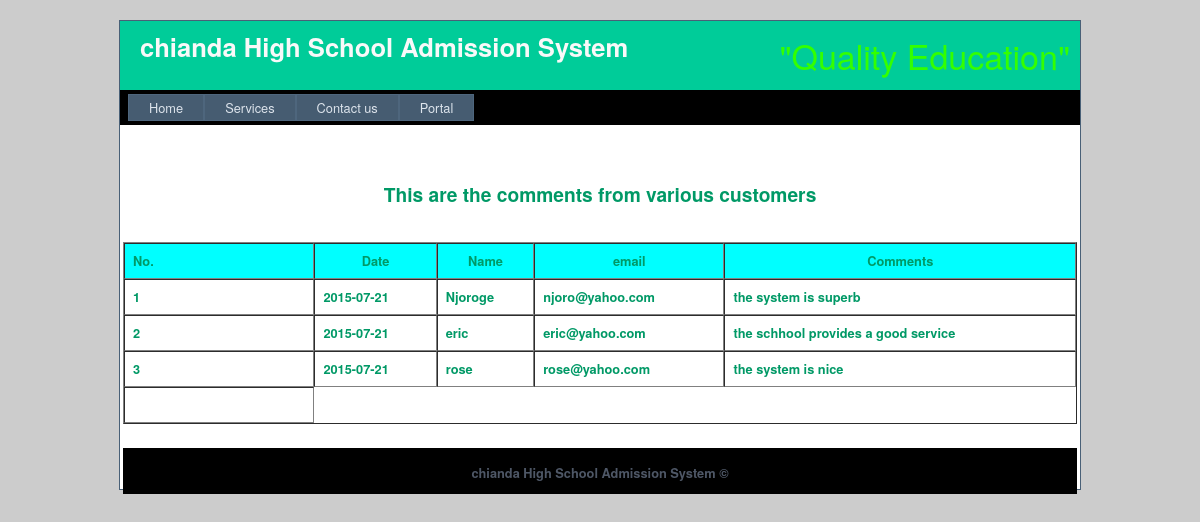
Page /adm/display_comments.php on the committed database.
### tables this page shows
CREATE TABLE IF NOT EXISTS `heading` (
  `id` int(255) NOT NULL AUTO_INCREMENT,
  `heading` varchar(255) NOT NULL,
  PRIMARY KEY (`id`)
);

CREATE TABLE IF NOT EXISTS `comments` (
  `id` int(10) NOT NULL AUTO_INCREMENT,
  `name` varchar(25) NOT NULL,
  `email` varchar(25) NOT NULL,
  `comment` varchar(255) NOT NULL,
  PRIMARY KEY (`id`)
);

CREATE TABLE IF NOT EXISTS `all_rights_reserved` (
  `id` int(25) NOT NULL AUTO_INCREMENT,
  `details` text NOT NULL,
  PRIMARY KEY (`id`)
);

### adm/display_comments.php (the view, shortened to what this page needs)
<!DOCTYPE html PUBLIC "-//W3C//DTD XHTML 1.0 Transitional//EN" "http://www.w3.org/TR/xhtml1/DTD/xhtml1-transitional.dtd">
<html data-savefrom-tab-data="{&quot;module&quot;:&quot;lm&quot;,&quot;tooltip&quot;:&quot;Links found: 0&quot;}" xmlns="http://www.w3.org/1999/xhtml"><head>
<link href="../include/style.css" rel="stylesheet" type="text/css">
</head>
<body data-savefrom-link-count="13">
    <div class="page">
    <div class="header">
            <div class="title">
                <h1>
                  <?php
			$result=mysql_query( "SELECT * FROM heading" );
			while ($row=mysql_fetch_array($result))
				{
					echo $row['heading'];
					}
            ?></h1>
            </div>
            <div class="loginDisplay">&quot;Quality Education&quot;</div>
            <div class="clear hideSkiplink">
                <a href="#NavigationMenu_SkipLink"><img alt="Skip Navigation Links" src="../include/WebResource.gif" style="border-width:0px;" height="0" width="0"></a><div style="float: left;" class="menu" id="NavigationMenu">
	<ul role="menubar" style="position: relative; width: auto; float: left;" tabindex="0" class="level1 static">
		<li style="position: relative; float: left;" class="static" role="menuitem"><a tabindex="-1" class="level1 static" href="../index.php">Home</a></li>
		<li style="position: relative; float: left;" role="menuitem" aria-haspopup="NavigationMenu:submenu:3" class="has-popup static"><a tabindex="-1" class="popout level1 static" href="../services.php">Services</a>
		  </li>
		<li style="position: relative; float: left;" class="static" role="menuitem"><a tabindex="-1" class="level1 static" href="../contact us.php">Contact us</a></li>
		<li style="position: relative; float: left;" class="static" role="menuitem"><a tabindex="-1" class="level1 static" href="../portal.php">Portal</a></li>
	</ul>
</div><div style="clear: left;"></div><a id="NavigationMenu_SkipLink"></a>
            </div>
</div>
      <table width="100%">
  <tr>
    <th width="80%" height="232" scope="col"><?php
	$result=mysql_query("SELECT * FROM comments");
		echo "<br/><br/>";
		echo "<h2>This are the comments from various customers</h2>";
		echo "<table width='100%'  cellpadding='8' cellspacing='0' border='1'>";
		echo "<tr bgcolor='00FFFF'><th align=left>No.</th><th>Date</th><th>Name</th><th>email</th><th>Comments</th></tr>";
	while ($row=mysql_fetch_array($result))
	{
					echo " <tr><td align=left>";
			 		echo  $row['id'];
			 		echo  "</td>
			 		<td align=left>";
			 		echo  date("Y-m-d",time());
			  		echo "</td>
			  		<td align=left>";
					echo $row['name'];
					echo  "</td>
			  		<td align=left> ";
					echo $row['email'];
					echo "</td>
					<td align=left>";
					echo $row['comment'];
					echo "</td>";
            		echo " </tr>";
		}
    ?>&nbsp;</th>
    <th width="20%" scope="col">&nbsp;</th>
  </tr>
</table>
<table width="100%">
  <tr>
    <th width="22%" scope="col" bgcolor="">&nbsp;</th>
  </tr>
</table>
        <div class="footer">
          <div align="left">
            <div class="footer"><?php
			$result=mysql_query( "SELECT * FROM all_rights_reserved" );
			while ($row=mysql_fetch_array($result))
				{
					echo $row['details'];
					}
            ?></div>
          </div>
      </div>
    </div>
</body></html>

### include/style.css (style rules this page uses)
.page { width: 960px; background-color: #fff; margin: 20px auto 0px auto; border: 1px solid #496077; }
.header { position: relative; margin: 0px; padding: 0px; background:#0C9; width: 100%; overflow: visible; }
.header h1 { font-weight: 700; margin: 0px; padding: 0px 0px 0px 20px; color: #f9f9f9; border: none; line-height: 2em; font-size: 2em; }
.footer { color: #4e5766; padding: 8px 0px 0px 0px; margin: 0px auto; text-align: center; line-height: normal; height:30px; background-color: Black; }
div.hideSkiplink { background-color:#000; width:100%; }
div.menu { padding: 4px 0px 4px 8px; }
div.menu ul { list-style: none; margin: 0px; padding: 0px; width: auto; }
div.menu ul li a, div.menu ul li a:visited { background-color: #465c71; border: 1px #4e667d solid; color: #dde4ec; display: block; line-height: 1.35em; padding: 4px 20px; text-decoration: none; white-space: nowrap; }
.clear { clear: both; }
.title { display: block; float: left; text-align: left; width: auto; }
.loginDisplay { font:"Brush Script Std"; font-size:34px; display: block; text-align: right; padding: 10px; color:#3F0; }

### rows in the picture
heading: heading "chianda High School Admission System"
comments: id "1", name "Njoroge", email "njoro@yahoo.com", comment "the system is superb"
comments: id "2", name "eric", email "eric@yahoo.com", comment "the schhool provides a good service"
comments: id "3", name "rose", email "rose@yahoo.com", comment "the system is nice"
all_rights_reserved: details "chianda High School Admission System ©"
